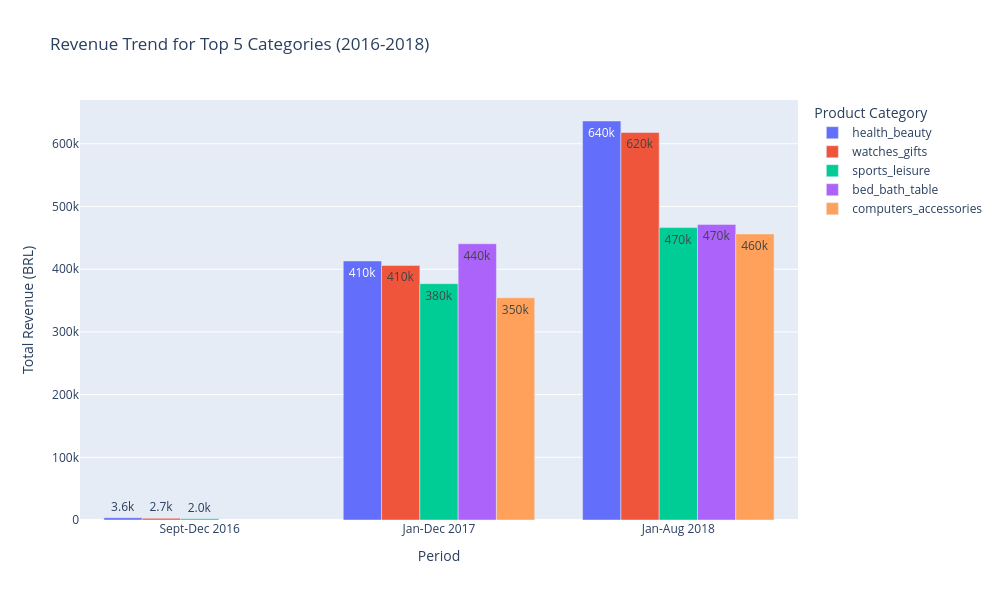

The notebook cell this image was saved under:
### Code cell
import plotly.express as px

fig = px.bar(
    combined_top5,
    x='Period',
    y='Total_Revenue',
    color='category',
    barmode='group',
    title='Revenue Trend for Top 5 Categories (2016-2018)',
    width=1000,
    height=600,
    text_auto='.2s'
)

fig.update_layout(
    xaxis_title="Period",
    yaxis_title="Total Revenue (BRL)",
    legend_title="Product Category"
)

# Here is the change: %{fullData.name} pulls the category name
fig.update_traces(
    hovertemplate="<b>Category: %{fullData.name}</b><br>Revenue: %{y:,.0f}<extra> </extra>"
)

fig.show()

### Figure 1 — Plotly figure (JSON) as saved in the notebook; plotly's stock layout.template omitted (floating-point values rounded to 4 significant figures)
{"data": [{"alignmentgroup": "True", "hovertemplate": "<b>Category: %{fullData.name}</b><br>Revenue: %{y:,.0f}<extra> </extra>", "legendgroup": "health_beauty", "marker": {"color": "#636efa", "pattern": {"shape": ""}}, "name": "health_beauty", "offsetgroup": "health_beauty", "orientation": "v", "showlegend": true, "textposition": "auto", "texttemplate": "%{y:.2s}", "type": "bar", "x": ["Sept-Dec 2016", "Jan-Dec 2017", "Jan-Aug 2018"], "xaxis": "x", "y": [3574.0, 413100.0, 636300.0], "yaxis": "y"}, {"alignmentgroup": "True", "hovertemplate": "<b>Category: %{fullData.name}</b><br>Revenue: %{y:,.0f}<extra> </extra>", "legendgroup": "watches_gifts", "marker": {"color": "#EF553B", "pattern": {"shape": ""}}, "name": "watches_gifts", "offsetgroup": "watches_gifts", "orientation": "v", "showlegend": true, "textposition": "auto", "texttemplate": "%{y:.2s}", "type": "bar", "x": ["Sept-Dec 2016", "Jan-Dec 2017", "Jan-Aug 2018"], "xaxis": "x", "y": [2711.0, 406100.0, 618100.0], "yaxis": "y"}, {"alignmentgroup": "True", "hovertemplate": "<b>Category: %{fullData.name}</b><br>Revenue: %{y:,.0f}<extra> </extra>", "legendgroup": "sports_leisure", "marker": {"color": "#00cc96", "pattern": {"shape": ""}}, "name": "sports_leisure", "offsetgroup": "sports_leisure", "orientation": "v", "showlegend": true, "textposition": "auto", "texttemplate": "%{y:.2s}", "type": "bar", "x": ["Sept-Dec 2016", "Jan-Dec 2017", "Jan-Aug 2018"], "xaxis": "x", "y": [2012.0, 377000.0, 466300.0], "yaxis": "y"}, {"alignmentgroup": "True", "hovertemplate": "<b>Category: %{fullData.name}</b><br>Revenue: %{y:,.0f}<extra> </extra>", "legendgroup": "bed_bath_table", "marker": {"color": "#ab63fa", "pattern": {"shape": ""}}, "name": "bed_bath_table", "offsetgroup": "bed_bath_table", "orientation": "v", "showlegend": true, "textposition": "auto", "texttemplate": "%{y:.2s}", "type": "bar", "x": ["Jan-Dec 2017", "Jan-Aug 2018"], "xaxis": "x", "y": [440500.0, 471500.0], "yaxis": "y"}, {"alignmentgroup": "True", "hovertemplate": "<b>Category: %{fullData.name}</b><br>Revenue: %{y:,.0f}<extra> </extra>", "legendgroup": "computers_accessories", "marker": {"color": "#FFA15A", "pattern": {"shape": ""}}, "name": "computers_accessories", "offsetgroup": "computers_accessories", "orientation": "v", "showlegend": true, "textposition": "auto", "texttemplate": "%{y:.2s}", "type": "bar", "x": ["Jan-Dec 2017", "Jan-Aug 2018"], "xaxis": "x", "y": [354400.0, 456200.0], "yaxis": "y"}], "layout": {"barmode": "group", "height": 600, "legend": {"title": {"text": "Product Category"}, "tracegroupgap": 0}, "title": {"text": "Revenue Trend for Top 5 Categories (2016-2018)"}, "width": 1000, "xaxis": {"anchor": "y", "domain": [0, 1], "title": {"text": "Period"}}, "yaxis": {"anchor": "x", "domain": [0, 1], "title": {"text": "Total Revenue (BRL)"}}}}
